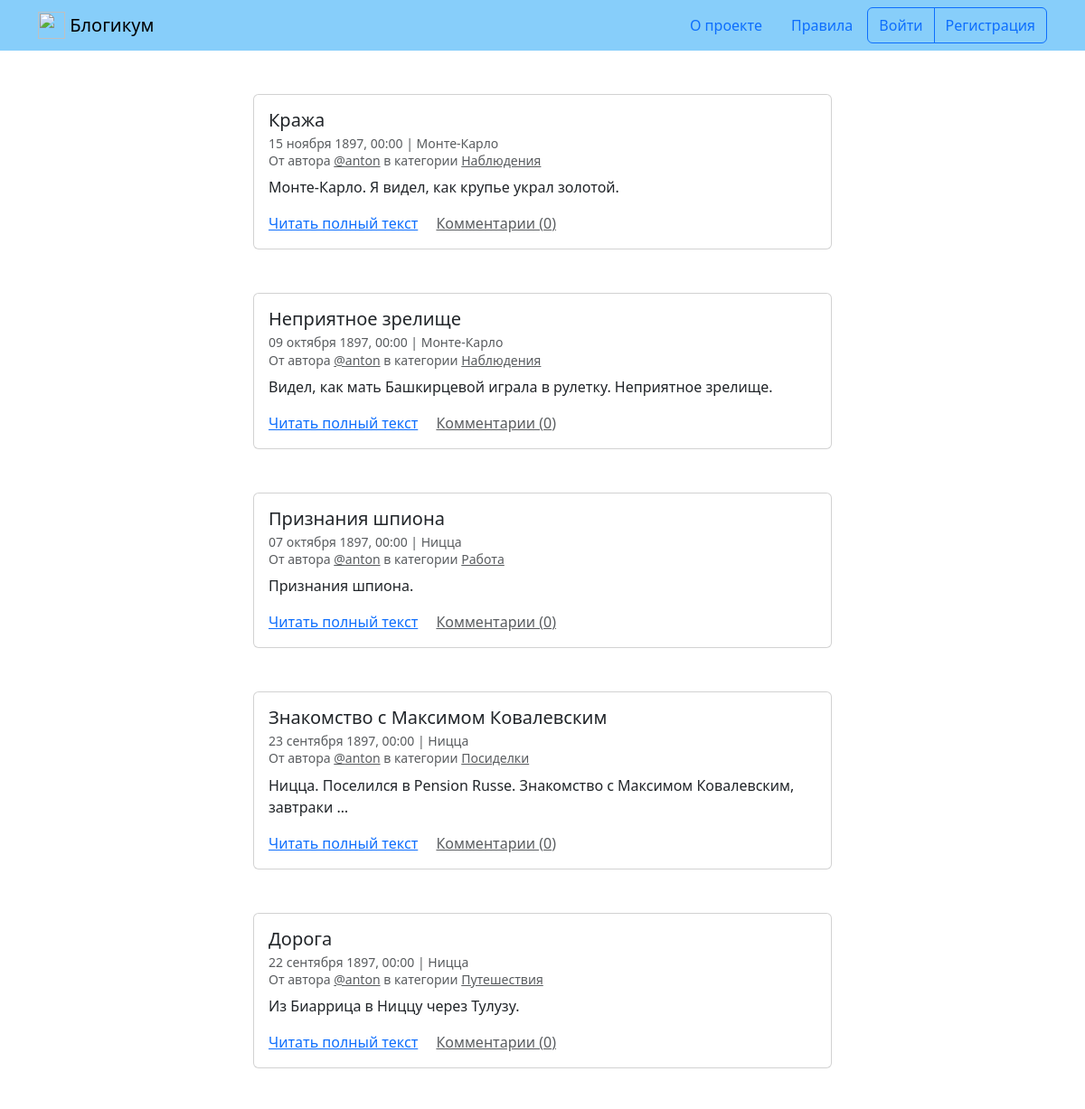
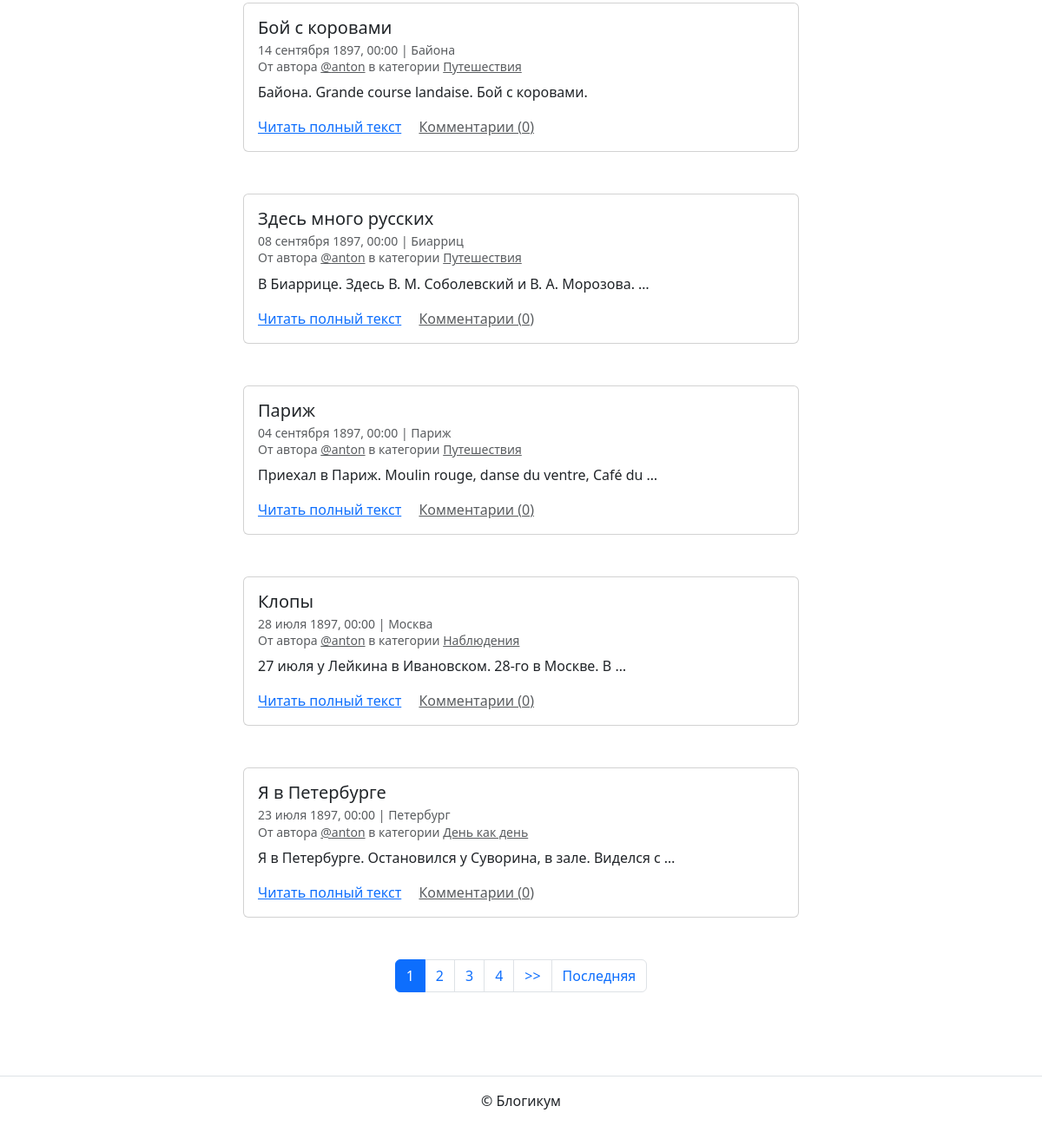
/, run on an earlier commit of the app's database (2 pictures, top to bottom).
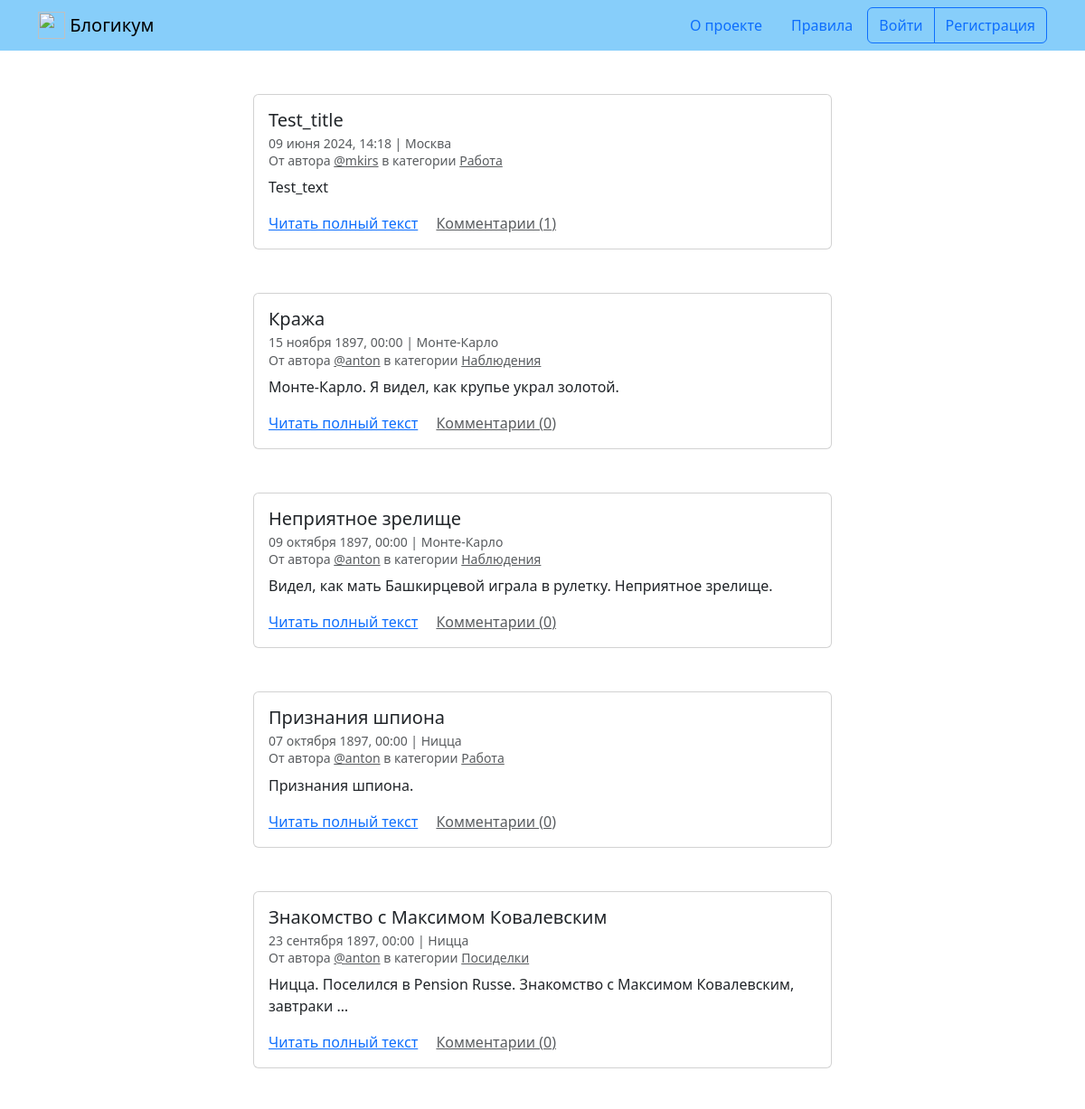
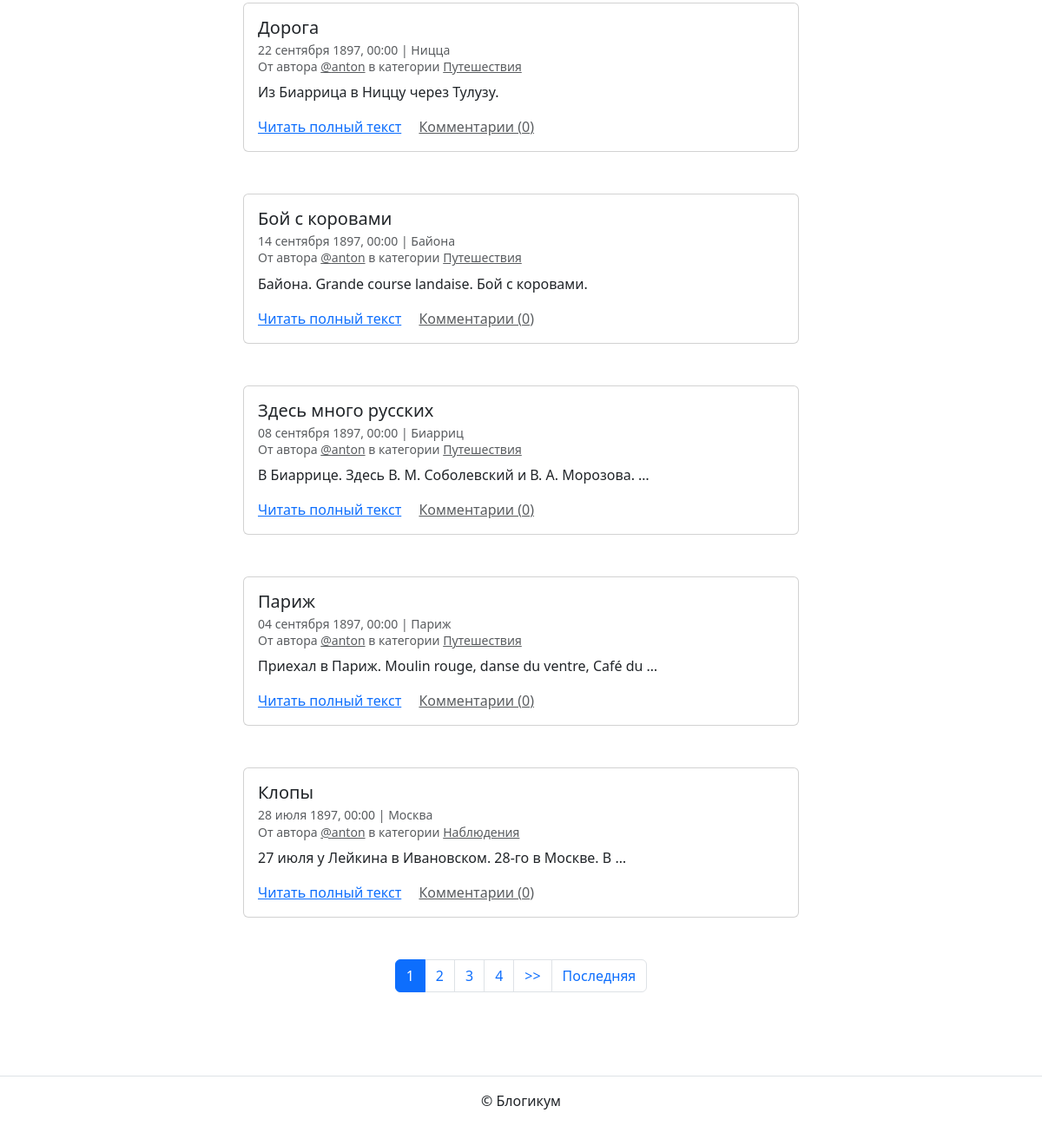
And on a later commit of the database (2 pictures, top to bottom).
### blog/models.py (models this page shows, shortened)
class BaseModel(models.Model):
    is_published = models.BooleanField(
        default=True,
        verbose_name='Опубликовано',
        help_text='Снимите галочку, чтобы скрыть публикацию.'
    )
    created_at = models.DateTimeField(
        auto_now_add=True,
        verbose_name='Добавлено'
    )
    class Meta:
        abstract = True

class Post(BaseModel):
    title = models.CharField(
        max_length=settings.MAX_LENGTH,
        verbose_name='Заголовок'
    )
    text = models.TextField(verbose_name='Текст')
    pub_date = models.DateTimeField(
        verbose_name='Дата и время публикации',
        help_text=(
            'Если установить дату и время в будущем '
            '— можно делать отложенные публикации.'
        )
    )
    image = models.ImageField('Фото', upload_to='posts_images', blank=True)
    author = models.ForeignKey(
        User,
        on_delete=models.CASCADE,
        verbose_name='Автор публикации',
        related_name='posts'
    )
    location = models.ForeignKey(
        Location,
        on_delete=models.SET_NULL,
        null=True,
        verbose_name='Местоположение'
    )
    category = models.ForeignKey(
        Category,
        on_delete=models.SET_NULL,
        null=True,
        verbose_name='Категория',
        related_name='posts'
    )
    objects = PostQuerySet.as_manager()
    published = PublishedPostManager()
    class Meta:
        verbose_name = 'публикация'
        verbose_name_plural = 'Публикации'
        ordering = ['-pub_date']

class Location(BaseModel):
    name = models.CharField(
        max_length=settings.MAX_LENGTH,
        verbose_name='Название места'
    )
    class Meta:
        verbose_name = 'местоположение'
        verbose_name_plural = 'Местоположения'

class Category(BaseModel):
    title = models.CharField(
        max_length=settings.MAX_LENGTH,
        verbose_name='Заголовок'
    )
    description = models.TextField(verbose_name='Описание')
    slug = models.SlugField(
        unique=True,
        verbose_name='Идентификатор',
        help_text=(
            'Идентификатор страницы для URL; '
            'разрешены символы латиницы, цифры, дефис и подчёркивание.'
        )
    )
    class Meta:
        verbose_name = 'категория'
        verbose_name_plural = 'Категории'

### blog/views.py (the view)
# urls.py: path('', views.HomepageListView.as_view(), name='index'),
class HomepageListView(PaginateMixin, ListView):
    template_name = 'blog/index.html'
    queryset = Post.published.all()

### templates/blog/index.html (shortened to what this page needs)
{% extends "base.html" %}
{% block content %}
  {% for post in page_obj %}
    <article class="mb-5">
      {% include "includes/post_card.html" %}
    </article>
  {% endfor %}
  {% include "includes/paginator.html" %}
{% endblock %}

### templates/base.html (shortened to what this page needs)
{% load static %}
{% load django_bootstrap5 %}
<!DOCTYPE html>
<html lang="ru">
  <head>
    {% bootstrap_css %}
  </head>
  <body>
    {% include "includes/header.html" %}
    <main>
      <div class="container py-5">
        {% block content %}{% endblock %}
      </div>
    </main>
    {% include "includes/footer.html" %}
  </body>
</html>

### templates/includes/header.html
{% load static %}
<header>
  <nav class="navbar navbar-light" style="background-color: lightskyblue">
    <div class="container">
      <a class="navbar-brand" href="{% url 'blog:index' %}">
        <img src="{% static 'img/logo.png' %}" width="30" height="30" class="d-inline-block align-top" alt="">
        Блогикум
      </a>
      {% with request.resolver_match.view_name as view_name %}
        <ul class="nav  nav-pills">
          <li class="nav-item">
            <a class="nav-link {% if view_name == 'pages:about' %} text-white {% endif %}" href="{% url 'pages:about' %}">
              О проекте
            </a>
          </li>
          <li class="nav-item">
            <a class="nav-link {% if view_name == 'pages:rules' %} text-white {% endif %}" href="{% url 'pages:rules' %}">
              Правила
            </a>
          </li>
          {% if user.is_authenticated %}
            <div class="btn-group" role="group" aria-label="Basic outlined example">
              <button type="button" class="btn btn-outline-primary"><a class="text-decoration-none text-reset"
                  href="{% url 'blog:create_post' %}">Написать пост</a></button>
              <button type="button" class="btn btn-outline-primary"><a class="text-decoration-none text-reset"
                  href="{% url 'blog:profile' user.username %}">{{ user.username }}</a></button>
              <button type="button" class="btn btn-outline-primary"><a class="text-decoration-none text-reset"
                  href="{% url 'logout' %}">Выйти</a></button>
            </div>
          {% else %}
            <div class="btn-group" role="group" aria-label="Basic outlined example">
              <button type="button" class="btn btn-outline-primary"><a class="text-decoration-none text-reset"
                  href="{% url 'login' %}">Войти</a></button>
              <button type="button" class="btn btn-outline-primary"><a class="text-decoration-none text-reset"
                  href="{% url 'registration' %}">Регистрация</a></button>
            </div>
          {% endif %}
        </ul>
      {% endwith %}
    </div>
  </nav>
</header>

### templates/includes/post_card.html (shortened to what this page needs)
<div class="col d-flex justify-content-center">
  <div class="card" style="width: 40rem;">
    <div class="card-body">
      <h5 class="card-title">{{ post.title }}</h5>
      <h6 class="card-subtitle mb-2 text-muted">
        <small>
          {{ post.pub_date|date:"d E Y, H:i" }} | {% if post.location and post.location.is_published %}{{ post.location.name }}{% else %}Планета Земля{% endif %}<br>
          От автора <a class="text-muted" href="{% url 'blog:profile' post.author.username %}">@{{ post.author.username }}</a> в
          категории {% include "includes/category_link.html" %}
        </small>
      </h6>
      <p class="card-text">{{ post.text|truncatewords:10 }}</p>
      <a href="{% url 'blog:post_detail' post.id %}" class="card-link">Читать полный текст</a>
      <a href="{% url 'blog:post_detail' post.id %}" class="card-link text-muted">Комментарии ({{ post.comment_count }})</a>
    </div>
  </div>
</div>

### templates/includes/category_link.html
<a class="text-muted" href="{% url 'blog:category_posts' post.category.slug %}">
  {{ post.category.title }}
</a>

### templates/includes/paginator.html (shortened to what this page needs)
{% if page_obj.has_other_pages %}
  <nav aria-label="Page navigation" class="my-5">
    <ul class="pagination justify-content-center">
      {% for i in page_obj.paginator.page_range %}
        {% if page_obj.number == i %}
          <li class="page-item active">
            <span class="page-link">{{ i }}</span>
          </li>
        {% else %}
          <li class="page-item">
            <a class="page-link" href="?page={{ i }}">{{ i }}</a>
          </li>
        {% endif %}
      {% endfor %}
      {% if page_obj.has_next %}
        <li class="page-item">
          <a class="page-link" href="?page={{ page_obj.next_page_number }}">
            >>
          </a>
        </li>
        <li class="page-item">
          <a class="page-link" href="?page={{ page_obj.paginator.num_pages }}">
            Последняя
          </a>
        </li>
      {% endif %}
    </ul>
  </nav>
{% endif %}

### templates/includes/footer.html
<footer class="border-top text-center py-3">
  <p>© Блогикум</p>
</footer>

What changed in the data, as far as the page shows it:
no longer on this page (row unchanged): Post: title "Я в Петербурге", pub_date "23 июля 1897, 00:00", location.name "Петербург", author.username "anton", category "День как день", text "Я в Петербурге. Остановился у Суворина, в зале. Виделся с …", comment_count "0"
added Post: title "Test_title", pub_date "09 июня 2024, 14:18", location.name "Москва", author.username "mkirs", category "Работа", text "Test_text", comment_count "1"
